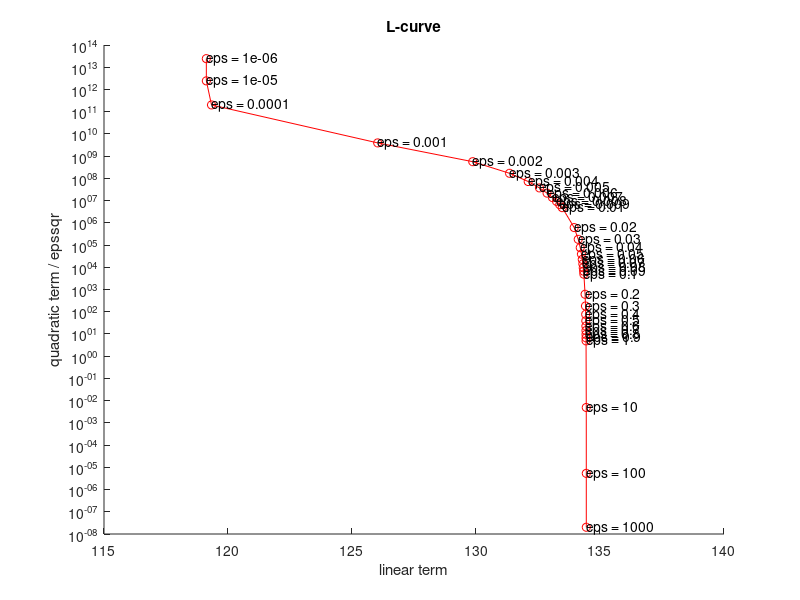

Reproduce this figure in MATLAB.
% proceed "shortinfo.txt" file and plot L-curve
%
% Lukas Pospisil, USI, Lugano 2017
%

% width,height,T,K,depth,
% epssqr,abserr,Theta0,Theta1,it all, 
% t all, t gamma update, t gamma solve, t theta update, t theta solve, 
% SPGQP it, SPGQP hessmult, SPGQP t all, SPGQP t project, SPGQP t matmult, 
% SPGQP t dot, SPGQP t update, SPGQP t stepsize, SPGQP t fs, SPGQP t other,
% 25
% 
% SPGQP fx, SPGQP fx_linear, SPGQP fx_quadratic, SPGQP_sum it, SPGQP_sum hessmult, 
% SPGQP_sum t all, SPGQP_sum t project, SPGQP_sum t matmult, SPGQP_sum t dot, SPGQP_sum t update, 
% SPGQP_sum t stepsize, SPGQP_sum t fs, SPGQP_sum t other,

clear all

addpath(genpath(fullfile(pwd,'../common')))

K = 2;

M = csvread('results/shortinfo.txt',1,0);

myidx_unsorted = find(M(:,4) == K);
[~,sortidx] = sort(M(myidx_unsorted,6));
myidx = myidx_unsorted(sortidx);

epssqr = M(myidx,6);
lin_final = M(myidx,27);
qua_final = M(myidx,28);

%lin_final2 = log(lin_final)/log(10);
qua_final2 = qua_final./epssqr;

lin_final2 = lin_final;
%qua_final2 = qua_final./epssqr;

lcurvefig = figure;
hold on

%xlabel('log(linear term)')
xlabel('linear term')
ylabel('quadratic term / epssqr')
%ylabel('quadratic term / epssqr')
title(['L-curve'])

plot(lin_final2, qua_final2, 'ro')
plot(lin_final2, qua_final2, 'r')

for i=1:length(epssqr)
   text(lin_final2(i),qua_final2(i),['eps = ' num2str(epssqr(i))]) 
end


%set(gca,'Xscale','log')
set(gca,'Yscale','log')

%axis([300 500 10^0 10^9])


hold off


